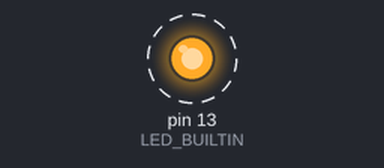
Bench run of a sketch on a simulated Arduino Uno, built with avr-gcc and run on an emulated ATmega328P. On the bench: output pins drawn as LEDs (lit = HIGH). Dashed ring = blinking. What the sketch prints to the serial monitor is not drawn.

Above: at 2.2 s.
Timing chart, 0 to 5.0 s (numbered marks = the images above):
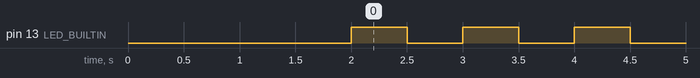

Measured:
- by itself, pin 13 (LED_BUILTIN): alternates HIGH for 0.50 s and LOW for 0.50 s

The sketch:

blink_serial.ino
```cpp
/* -------------------------------------------------------------------------- */
/* FILE NAME:   blink+serial.ino
   AUTHOR:      Daniele Aimo
   EMAIL:       d.aimo@arduino.cc
   DATE:        20260825
   DESCRIPTION:
   LICENSE:     Copyright (c) 2024 Arduino SA
                his Source Code Form is subject to the terms fo the Mozilla
                Public License (MPL), v 2.0. You can obtain a copy of the MPL
                at http://mozilla.org/MPL/2.0/.
   NOTES:                                                                     */
/* -------------------------------------------------------------------------- */

void setup() {
  Serial.begin(115200);
  delay(2000);
  if (Serial)
    Serial.println("### Running setup:");
  pinMode(LED_BUILTIN, OUTPUT);
}

void loop() {
  if (Serial)
    Serial.println("### Looping: ");
  digitalWrite(LED_BUILTIN, HIGH);
  delay(500);
  digitalWrite(LED_BUILTIN, LOW);
  delay(500);
}
```
